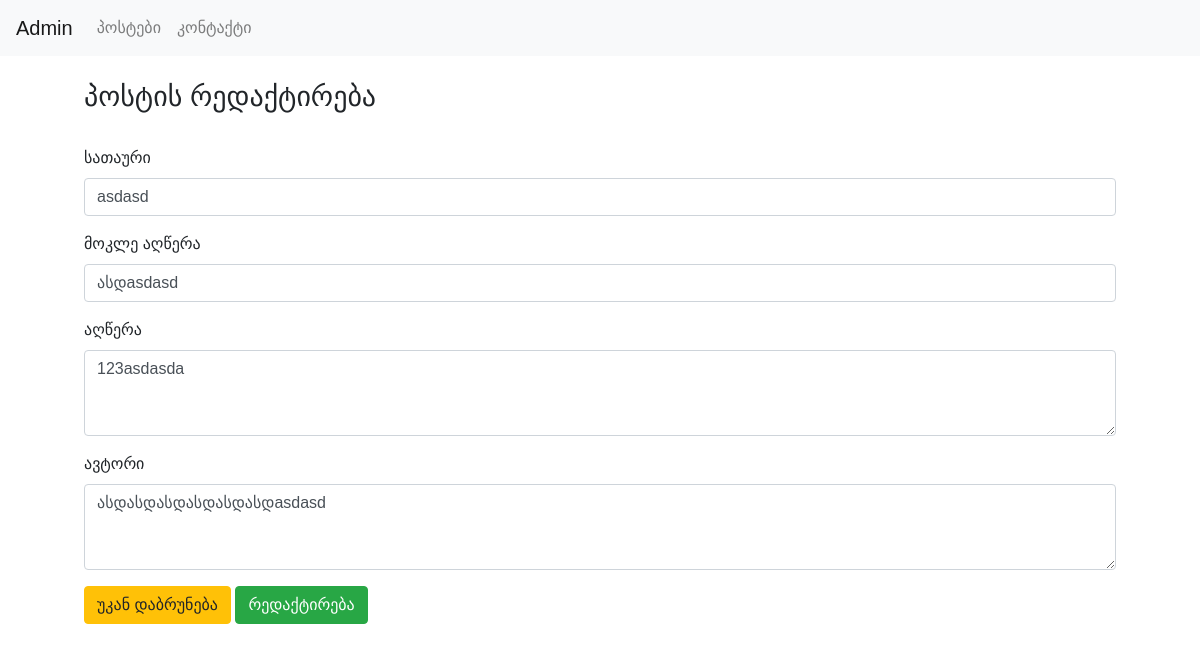
/admin/update_item/35, run on the app's committed database.
### tables this page shows
CREATE TABLE posts (
                id INTEGER PRIMARY KEY AUTOINCREMENT,
                title TEXT NOT NULL,
                description TEXT NOT NULL,
                author TEXT NOT NULL
            , short_description TEXT NOT NULL DEFAULT '');

### main.py (the view, shortened to what this page needs)
@app.route('/admin/update_item/<int:id>', methods=['GET', 'POST'])
def update_item(id):
    posts = []
    conn = sqlite3.connect('my_blogs.db')
    if request.method == 'GET':
        c = conn.cursor()
        c.execute(''' SELECT * FROM posts WHERE id = ? ''', (id,))
        rows = c.fetchall()
        conn.close()
        for row in rows:
            posts.append(
                {'id': row[0], 'title': row[1], 'description': row[2], 'author': row[3], 'short_description': row[4]})
        return render_template('update_item.html', post = posts[0])

### templates/update_item.html (shortened to what this page needs)
<!doctype html>
<html lang="en">
<head>
    <link rel="stylesheet" href="https://cdn.jsdelivr.net/npm/bootstrap@4.4.1/dist/css/bootstrap.min.css"
>
</head>
<body>
{% include 'admin_header.html' %}
<div class="main-box">
    <h3>პოსტის რედაქტირება</h3>
    <br>
    <form action={{url_for('update_item', id=post['id'])}} method="POST">
        <div class="form-group">
            <label for="exampleFormControlInput1">სათაური</label>
            <input type="text" class="form-control" id="exampleFormControlInput1" name="title"
                   placeholder="ჩაწერეთ პოსტის სათაური" value="{{post['title']}}" required>
        </div>
        <div class="form-group">
            <label for="exampleFormControlInput2">მოკლე აღწერა</label>
            <input type="text" class="form-control" id="exampleFormControlInput2" name="short_description"
                   placeholder="ჩაწერეთ მოკლე აღწერა" value="{{post['short_description']}}" required>
        </div>
        <div class="form-group">
            <label for="exampleFormControlTextarea1">აღწერა</label>
            <textarea class="form-control" id="exampleFormControlTextarea1" name="description" rows="3"
                      placeholder="ჩაწერეთ პოსტის აღწერა" required>{{post['description']}}</textarea>
        </div>
        <div class="form-group">
            <label for="exampleFormControlTextarea1">ავტორი</label>
            <textarea class="form-control" id="exampleFormControlTextarea2" name="author" rows="3"
                      placeholder="დაწერეთ ავტორი" required>{{post['author']}}</textarea>
        </div>
        <a href="/admin/create_items" class="btn btn-warning">უკან დაბრუნება</a>
        <button type="submit" class="btn btn-success">რედაქტირება</button>
    </form>
</div>
<br>
<br>
<br>
<br>
<br>
<br>
<br>
<br>
<br>
<br>
<br>
<br>
<br>
<br>
<br>
</body>
</html>

### templates/update_item.html (style rules this page uses)
body { font-family: "ALK Sanet", sans-serif; }
.main-box { width: 86%; margin-left: 7%; margin-top: 2%; }

### data on the page
posts: title "asdasd", short_description "ასდasdasd", description "123asdasda", author "ასდასდასდასდასდასდasdasd"
